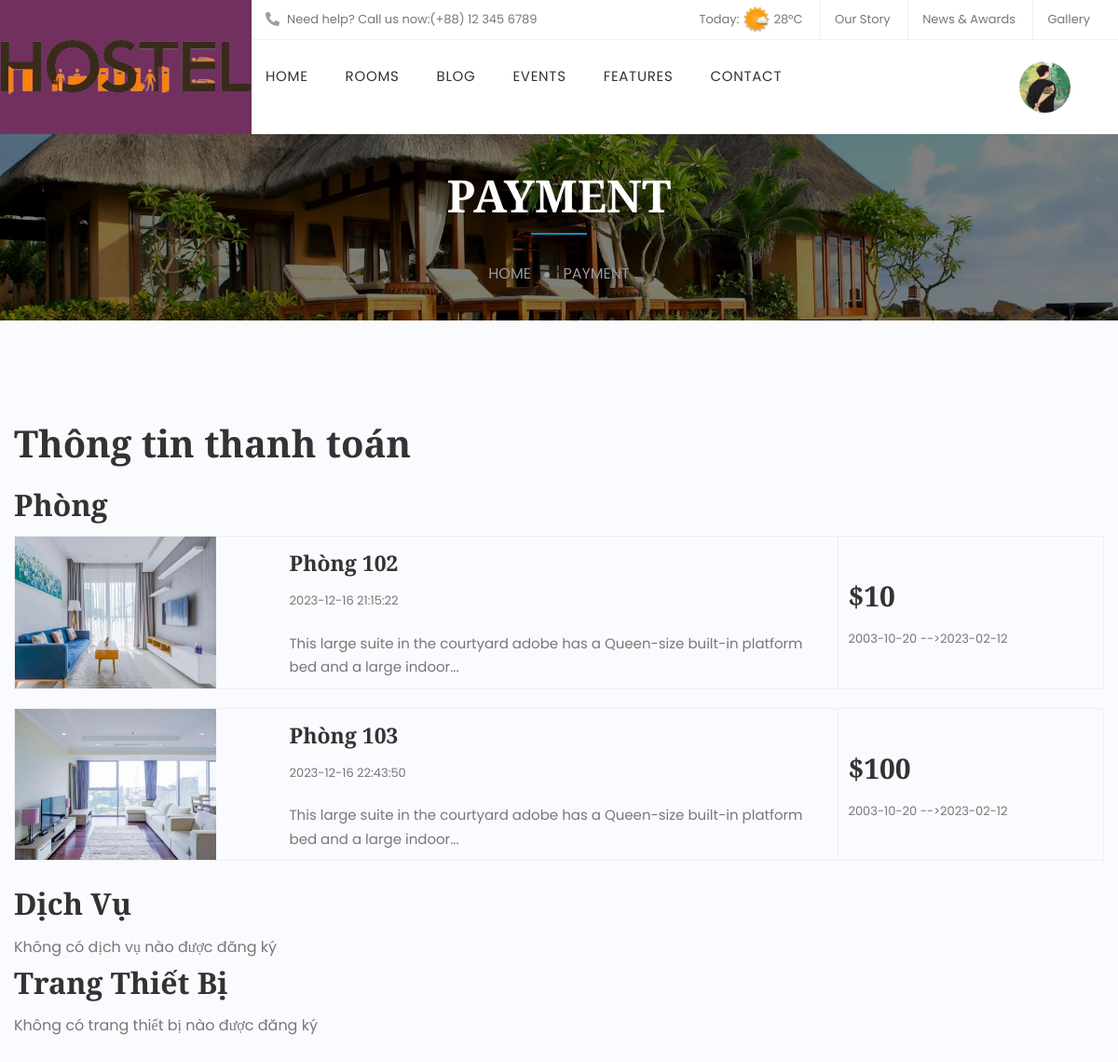
The app's page /front_end/thanh-toan.php (signed in), older data.
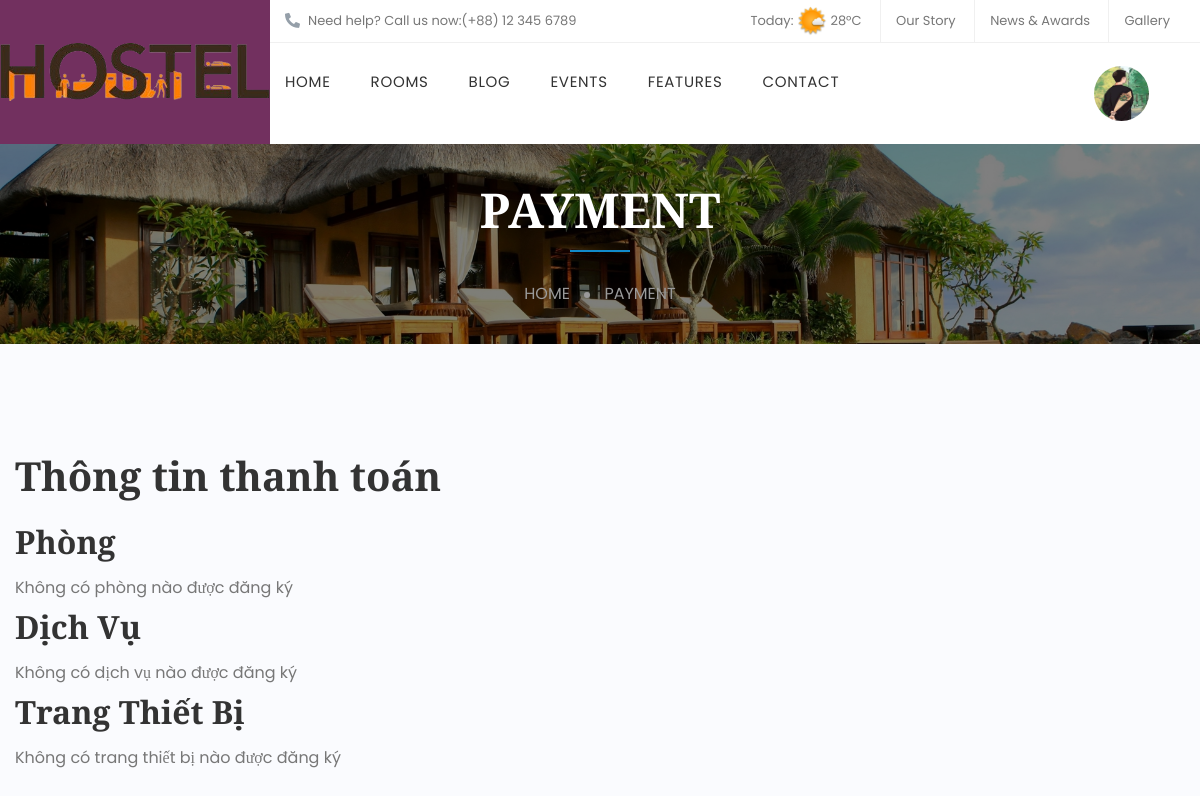
The same page, newer data.
### tables this page shows
CREATE TABLE `client` (
  `id_client` int(11) NOT NULL,
  `ma_sinh_vien` varchar(255) NOT NULL,
  `ten_nguoi_dung` varchar(255) NOT NULL,
  `ho_ten` text NOT NULL,
  `mat_khau` varchar(255) NOT NULL,
  `email` varchar(255) NOT NULL,
  `so_dien_thoai` varchar(20) NOT NULL,
  `trang_thai` varchar(50) DEFAULT 'sẵn sàng',
  `anh_dai_dien` varchar(255) DEFAULT 'Facebook-Avatar_3.png',
  `reset_token` varchar(255) DEFAULT NULL,
  `quyen` text NOT NULL DEFAULT 'client'
);

CREATE TABLE `dang_ky_phong` (
  `id` int(11) NOT NULL,
  `tendangnhap` varchar(255) DEFAULT NULL,
  `idphong` int(11) DEFAULT NULL,
  `tu_ngay` date DEFAULT NULL,
  `den_ngay` date DEFAULT NULL,
  `ngay_tao` datetime DEFAULT current_timestamp(),
  `anh_dai_dien` varchar(255) DEFAULT NULL
);

CREATE TABLE `phong` (
  `id` int(11) NOT NULL,
  `ten_phong` text NOT NULL,
  `suc_chua` int(11) NOT NULL,
  `id_tang` int(11) NOT NULL,
  `gia` decimal(10,0) NOT NULL,
  `trang_thai` text NOT NULL DEFAULT 'Chưa đủ',
  `anh_dai_dien` varchar(500) DEFAULT NULL,
  `anh_khac` varchar(1000) DEFAULT NULL,
  `nguoi_tao` text DEFAULT NULL,
  `noi_dung` text DEFAULT NULL,
  `mo_ta` text DEFAULT NULL,
  `so_luong_hien_tai` int(11) DEFAULT 0
);

### config/database.php (called while the page is built, shortened)
<?php
class Database {
    private $host = servername;
    private $user = username;
    private $password = password;
    private $dbname = dbname;
    private $link;
    private function connectDB() {
        $this->link = new mysqli($this->host, $this->user, $this->password, $this->dbname);
    }
    public function select($query) {
        $result = $this->link->query($query) or die($this->link->error . __LINE__);
        if ($result->num_rows > 0) {
            return $result;
        } else {
            return false;
        }
    }
}
?>

### front_end/thanh-toan.php (the view, shortened to what the rows shown need)
<?php
include '../back_end/header-f.php';
?>
<?php
$tendangnhap = $_SESSION['username'];
$db = new Database();
$sqlPhong = "SELECT dp.*, p.* FROM dang_ky_phong dp
             INNER JOIN phong p ON dp.idphong = p.id
             WHERE dp.tendangnhap='$tendangnhap'";
$resultPhong = $db->select($sqlPhong);
?>
<div id="main-content">
    <div class="page-title">
        <div class="page-title-wrapper" data-stellar-background-ratio="0.5">
            <div class="content container">
                <h1 class="heading_primary">Payment</h1>
            </div>
        </div>
    </div>
    <div class="site-content container">
        <h1>Thông tin thanh toán</h1>
        <div id="phong">
            <h2>Phòng</h2>
            <?php
            if ($resultPhong->num_rows > 0) {
                while($phong = $resultPhong->fetch_assoc()){
                ?>
                    <div class="boxs-thanh-toan">
                        <div class="row">
                            <div class="col-4 col-md-3">
                                <img src="../assets/img/<?php echo $phong['anh_dai_dien'];?>" alt="img">
                            </div>
                            <div class="col-8 col-md-9 d-flex align-items-center">
                                <div class="row">
                                    <div class="col-8 content-center">
                                        <h2><?php echo $phong['ten_phong'];?></h2>
                                        <span><?php echo $phong['ngay_tao'];?></span>
                                        <p>
                                            <?php
                                            if (mb_strlen($phong['mo_ta'], 'UTF-8') > 100) {
                                                $mo_ta = mb_substr($phong['mo_ta'], 0, 100, 'UTF-8') . '...';
                                            }
                                            echo $mo_ta;
                                            ?>
                                        </p>
                                    </div>
                                    <div class="col-4 content-right d-flex align-items-center">
                                        <div class="content">
                                            <h2 class="gia">$<?php echo $phong['gia'];?></h2>
                                            <span><?php echo $phong['tu_ngay'];?> --></span><span><?php echo $phong['den_ngay'];?></span>
                                        </div>
                                    </div>
                                </div>
                            </div>
                        </div>
                    </div>
                <?php }
            } else {
                echo "<p>Không có phòng nào được đăng ký</p>";
            }
            ?>
        </div>
        <div id="dichVu">
            <h2>Dịch Vụ</h2>
        </div>
        <div id="trangThietBi">
            <h2>Trang Thiết Bị</h2>
        </div>
    </div>
</div>
</body>
</html>

### back_end/header-f.php (shortened to what the rows shown need)
<?php
include '../config/database.php';
?>
<!DOCTYPE html>
<html lang="en">
<head>
    <link rel="stylesheet" type="text/css" href="../assets/css/css-front/libs/revolution/settings.css">
    <link rel="stylesheet" href="../assets/css/css-front/style.css">
    <link rel="stylesheet" href="../assets/plugins/fontawesome/js/fontawesome.min.js">
    <link rel="stylesheet" type="text/css" href="../assets/plugins/fontawesome/css/all.min.css">
    <link rel="stylesheet" href="../assets/css/duyet.css">
</head>
<body class="demo-1 home">
<div id="wrapper-container" class="content-pusher">
    <header id="masthead" class="header-default affix-top sticky-header ">
        <div class="row">
            <div class="header-menu col-sm-12 tm-table">
                <div class="width-navigation navigation table-cell">
                    <div class="header-right">
                        <?php if (empty($_SESSION['username'])) { ?>
                            <a href="../back_end/dang_nhap.html" class="btn-book"><?php echo $_SESSION['username'];?></a>
                        <?php } else {
                            $db = new Database();
                            $usn = $_SESSION['username'];
                            $sql = "SELECT anh_dai_dien FROM client WHERE ten_nguoi_dung = '$usn'";
                            $result = $db->select($sql);
                            if ($result->num_rows == 1) {
                                $user = $result->fetch_assoc();
                                $anh_dai_dien = $user['anh_dai_dien'];?>
                                    <div class="content-header mr-3">
                                        <img class="avatar" src="../assets/img/<?php echo $anh_dai_dien ?>" alt="avatar">
                                    </div>
                            <?php }
                        } ?>
                    </div>
                </div>
            </div>
        </div>
    </header>

Row changes from the older to the newer data that the page shows:
removed dang_ky_phong: idphong.anh_dai_dien (picture), idphong.ten_phong "Phòng 102", ngay_tao "2023-12-16 21:15:22", idphong.mo_ta "This large suite in the courtyard adobe has a Queen-size built-in platform bed and a large indoor...", idphong.gia "10", tu_ngay "2003-10-20", den_ngay "2023-02-12"
removed dang_ky_phong: idphong.anh_dai_dien (picture), idphong.ten_phong "Phòng 103", ngay_tao "2023-12-16 22:43:50", idphong.mo_ta "This large suite in the courtyard adobe has a Queen-size built-in platform bed and a large indoor...", idphong.gia "100", tu_ngay "2003-10-20", den_ngay "2023-02-12"
Text that changed along with them:
text now shown: "Không có phòng nào được đăng ký"
